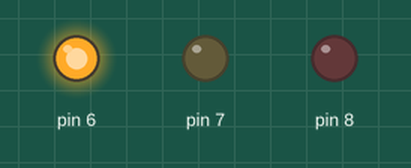
This sketch was run on a simulated Arduino Uno, built with avr-gcc and run on an emulated ATmega328P. Shown: output pins drawn as LEDs (lit = HIGH).

Above: at 1.5 s.
At 4.0 s:
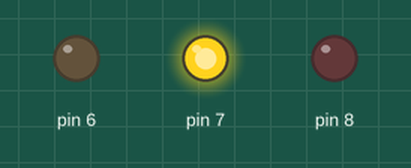
At 7.5 s:
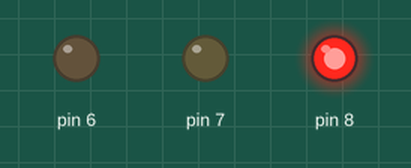
Timing chart, 0 to 13.0 s (numbered marks = the images above):
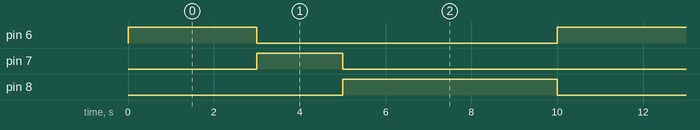

The sketch:

sketch.ino
```cpp
#include "Semaforo.h"

Semaforo prueba(8,7,6);

void setup() {
  // put your setup code here, to run once:
  prueba.begin();
}

void loop() {
  // put your main code here, to run repeatedly:
  prueba.encender();
}
```

Semaforo.cpp
```cpp
#include "Semaforo.h"

#include "Arduino.h"

Semaforo::Semaforo(int pin1, int pin2, int pin3){
  pinR = pin1;
  pinA = pin2;
  pinV = pin3;
}

void Semaforo::begin(){
  pinMode(pinR, OUTPUT);
  pinMode(pinA, OUTPUT);
  pinMode(pinV, OUTPUT);
}

void Semaforo::apagar(){
  digitalWrite(pinV, LOW);
  digitalWrite(pinA, LOW);
  digitalWrite(pinR, LOW);
}

void Semaforo::encender(){
  Semaforo::apagar();
  digitalWrite(pinV, HIGH);
  delay(3000);
  Semaforo::apagar();
  digitalWrite(pinA, HIGH);
  delay(2000);
  Semaforo::apagar();
  digitalWrite(pinR, HIGH);
  delay(5000);
}
```

Semaforo.h
```cpp
#ifndef Semaforo_h
#define Semaforo_h

#include "Arduino.h"

class Semaforo{
  public:
    Semaforo(int pin1, int pin2, int pin3);
    void begin();
    void encender();
    void apagar();
  private:
    int pinR;
    int pinA;
    int pinV;
};


#endif
```

Measured:
- by itself, pin 6: alternates HIGH for 3.0 s and LOW for 7.0 s
- by itself, pin 7: alternates HIGH for 2.0 s and LOW for 8.0 s
- by itself, pin 8: alternates HIGH for 5.0 s and LOW for 5.0 s
